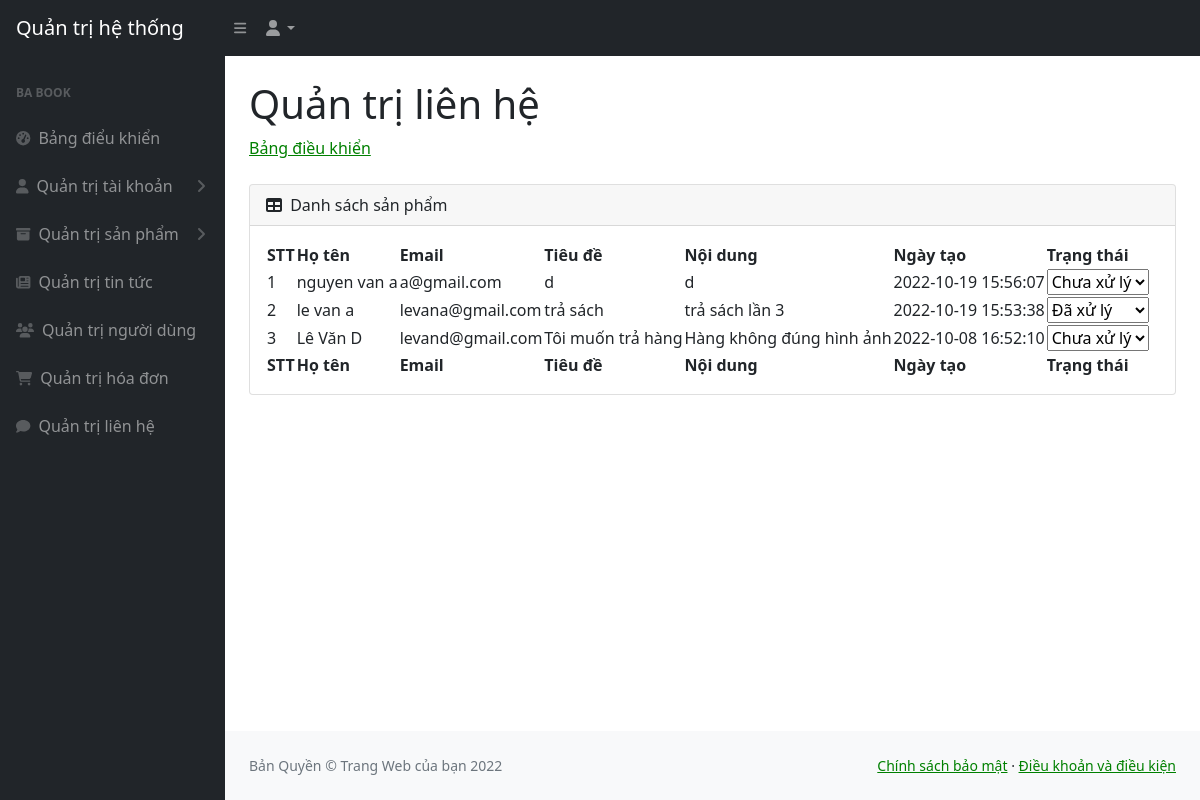
The page /admin/quan_tri_lien_he.php on the database its author committed.
### tables this page shows
CREATE TABLE `lienhe` (
  `lh_id` int(11) NOT NULL,
  `lh_hoten` varchar(200) NOT NULL,
  `lh_email` varchar(100) NOT NULL,
  `lh_tieude` varchar(300) NOT NULL,
  `lh_noidung` text NOT NULL,
  `lh_created_at` timestamp NOT NULL DEFAULT current_timestamp(),
  `lh_trang_thai` int(11) NOT NULL
);

### admin/quan_tri_lien_he.php (the view, shortened to what this page needs)
<!DOCTYPE html>
<html lang="en">
    <head>
        <link href="https://cdn.jsdelivr.net/npm/simple-datatables@latest/dist/style.css" rel="stylesheet" />
        <link href="css/styles.css" rel="stylesheet" />
    </head>
    <body class="sb-nav-fixed">
        <nav class="sb-topnav navbar navbar-expand navbar-dark bg-dark">
            <a class="navbar-brand ps-3" href="index.php">Quản trị hệ thống</a>
            <button class="btn btn-link btn-sm order-1 order-lg-0 me-4 me-lg-0" id="sidebarToggle" href="#!"><i class="fas fa-bars"></i></button>
            <ul class="navbar-nav ms-auto ms-md-0 me-3 me-lg-4">
                <li class="nav-item dropdown">
                    <a class="nav-link dropdown-toggle" id="navbarDropdown" href="#" role="button" data-bs-toggle="dropdown" aria-expanded="false"><i class="fas fa-user fa-fw"></i></a>
                </li>
            </ul>
        </nav>
        <div id="layoutSidenav">
            <div id="layoutSidenav_nav">
                <nav class="sb-sidenav accordion sb-sidenav-dark" id="sidenavAccordion">
                    <div class="sb-sidenav-menu">
                        <div class="nav">
                            <div class="sb-sidenav-menu-heading">BA BOOK</div>
                            <a class="nav-link" href="./index.php">
                                <div class="sb-nav-link-icon"><i class="fas fa-tachometer-alt"></i></div>
                                Bảng điểu khiển
                            </a>
                            <a class="nav-link collapsed" href="quan_tri_tai_khoan.php" data-bs-toggle="collapse" data-bs-target="#collapseLayouts" aria-expanded="false" aria-controls="collapseLayouts">
                                <div class="sb-nav-link-icon"><i class="fas fa-user"></i></div>
                                Quản trị tài khoản
                                <div class="sb-sidenav-collapse-arrow"><i class="fas fa-angle-down"></i></div>
                            </a>
                            <a class="nav-link collapsed" href="quan_tri_san_pham.php" data-bs-toggle="collapse" data-bs-target="#collapsePages" aria-expanded="false" aria-controls="collapsePages">
                                <div class="sb-nav-link-icon"><i class="fas fa-archive"></i></div>
                                Quản trị sản phẩm
                                <div class="sb-sidenav-collapse-arrow"><i class="fas fa-angle-down"></i></div>
                            </a>
                             <a class="nav-link" href="quan_tri_tin_tuc.php">
                                <div class="sb-nav-link-icon"><i class="fas fa-newspaper"></i></div>
                                    Quản trị tin tức
                            </a>
                            <a class="nav-link" href="quan_tri_nguoi_dung.php">
                                <div class="sb-nav-link-icon"><i class="fas fa-users"></i></div>
                                    Quản trị người dùng
                            </a>
                             <a class="nav-link" href="quan_tri_hoa_don.php">
                                <div class="sb-nav-link-icon"><i class="fas fa-shopping-cart"></i></div>
                                    Quản trị hóa đơn
                            </a>
                            <a class="nav-link" href="quan_tri_lien_he.php">
                                <div class="sb-nav-link-icon"><i class="fas fa-comment"></i></div>
                                    Quản trị liên hệ
                            </a>
                        </div>
                    </div>
                </nav>
            </div>
        <div id="layoutSidenav_content">
                <main>
                    <div class="container-fluid px-4">
                        <h1 class="mt-4">Quản trị liên hệ</h1>
                        <ol class="breadcrumb mb-4">
                            <li class="breadcrumb-item"><a href="index.php">Bảng điều khiển</a></li>
                        </ol>
                        <div class="card mb-4">
                            <div class="card-header">
                                <i class="fas fa-table me-1"></i>
                                Danh sách sản phẩm
                            </div>
                            <div class="card-body">
                                <table id="datatablesSimple">
                                    <thead>
                                        <tr>
                                            <th>STT</th>
                                            <th>Họ tên</th>
                                            <th>Email</th>
                                            <th>Tiêu đề</th>
                                            <th>Nội dung</th>
                                            <th>Ngày tạo</th>
                                            <th>Trạng thái</th>
                                        </tr>
                                    </thead>
                                    <tfoot>
                                        <tr>
                                        <th>STT</th>
                                            <th>Họ tên</th>
                                            <th>Email</th>
                                            <th>Tiêu đề</th>
                                            <th>Nội dung</th>
                                            <th>Ngày tạo</th>
                                            <th>Trạng thái</th>
                                        </tr>
                                    </tfoot>
                                    <tbody>
                                    <?php
                                        include("../config.php");
                                        $sql = "
                                                  SELECT *
                                                  FROM lienhe
                                                  ORDER BY lh_id  DESC
                                        ";
                                        $lien_he = mysqli_query($con, $sql);
                                        $i=0;
                                        while ($row = mysqli_fetch_array($lien_he)) {
                                            $i++;
                                    ;?>
                                        <tr>
                                            <td><?php echo $i;?></td>
                                            <td><?php echo $row["lh_hoten"];?></td>
                                            <td><?php echo $row["lh_email"];?></td>
                                            <td><?php echo $row["lh_tieude"];?></td>
                                            <td><?php echo $row["lh_noidung"];?></td>
                                            <td><?php echo $row["lh_created_at"];?></td>
                                            <td>
                                                    <select name="select-status" class="select-status" onchange="this.options[this.selectedIndex].value && (window.location = this.options[this.selectedIndex].value);">
                                                        <option value="lien_he_sua_trang_thai.php?id=<?php echo $row['lh_id'] ?>&&status=1" <?php if($row["lh_trang_thai"]==1) echo "selected"; ?>>Đã xử lý</option>
                                                        <option value="lien_he_sua_trang_thai.php?id=<?php echo $row['lh_id'] ?>&&status=0" <?php if($row["lh_trang_thai"]==0) echo "selected"; ?>>Chưa xử lý</option>
                                                    </select>
                                                </td>
                                        </tr>
                                    <?php
                                        }
                                    ;?>
                                    </tbody>
                                </table>
                            </div>
                        </div>
                    </div>
                </main>
                <footer  class="py-4 bg-light mt-auto" >
                    <div class="container-fluid px-4">
                        <div class="d-flex align-items-center justify-content-between small">
                            <div class="text-muted">Bản Quyền &copy; Trang Web của bạn 2022</div>
                            <div>
                                <a href="chinhsachbaomat.php">Chính sách bảo mật</a>
                                &middot;
                                <a href="chinhsachbaomat.php">Điều khoản và điều kiện</a>
                            </div>
                        </div>
                    </div>
                </footer>
            </div>
        </div>
    </body>
</html>

### rows shown on the page
lienhe: lh_hoten "nguyen van a", lh_email "a@gmail.com", lh_tieude "d", lh_noidung "d", lh_created_at "2022-10-19 15:56:07", select-status "Chưa xử lý"
lienhe: lh_hoten "le van a", lh_email "levana@gmail.com", lh_tieude "trả sách", lh_noidung "trả sách lần 3", lh_created_at "2022-10-19 15:53:38", select-status "Đã xử lý"
lienhe: lh_hoten "Lê Văn D", lh_email "levand@gmail.com", lh_tieude "Tôi muốn trả hàng", lh_noidung "Hàng không đúng hình ảnh", lh_created_at "2022-10-08 16:52:10", select-status "Chưa xử lý"
